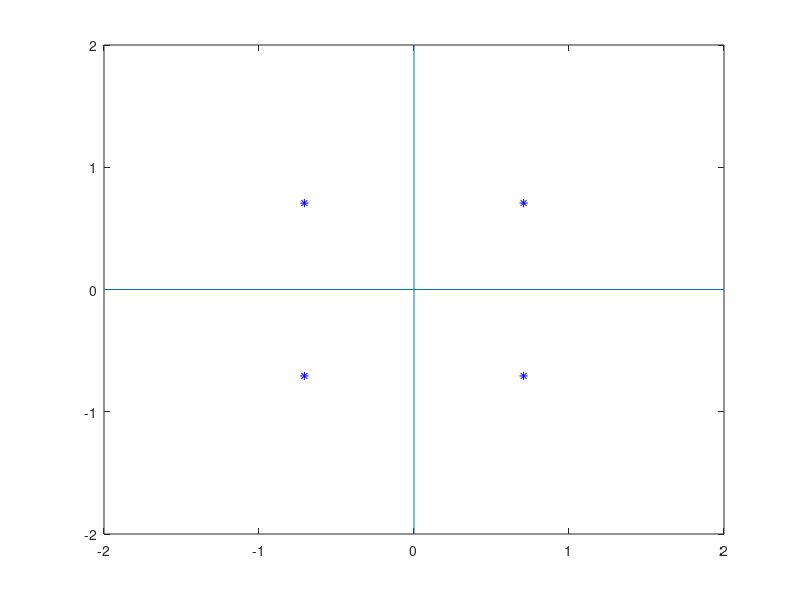
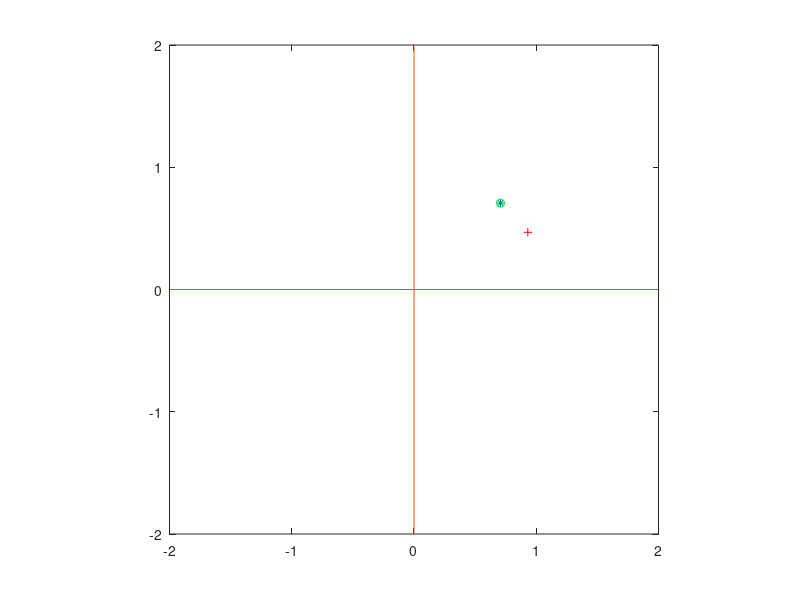

The MATLAB source for these figures, in order:
function lab3
pkg load communications;
close all;
clear all;

SNR_db=5;
SNR =10^ (0.1 * SNR_db);
Es=1;
Eb = Es/2;
N0 = 1/SNR;
sigma2=N0/2;


s1=sqrt(2*Es)/2+j*sqrt(2*Es)/2;
s2=-sqrt(2*Es)/2+j*sqrt(2*Es)/2;
s3=-sqrt(2*Es)/2-j*sqrt(2*Es)/2;
s4=sqrt(2*Es)/2-j*sqrt(2*Es)/2;

figure;
plot(s1,'*b');
hold on;
plot(s2,'*b');
hold on;
plot(s3,'*b');
hold on;
plot(s4,'*b');
line([0 0],[-2 2]) %y=axis
line([-2 2],[0 0]) %x=axis

%%erotima 2.
N=1000;
error_counter = 0;
for i=1:N
  originalsymbol = randi(4);
  if(originalsymbol==1)
      s = s1;
  elseif(originalsymbol==2)
    s = s2;
  elseif(originalsymbol==3)
    s = s3;
  else
    s = s4;
  endif
  %disp([originalsymbol, s]);
%noise
  n=rand*sqrt(sigma2)+j*randn*sqrt(sigma2);
%received symbol
  r=s+n;
%MLD
  if real(r)>=0 && imag(r)>0
    receivedsymbol = 1;
  elseif real(r)<=0 && imag(r)>0
    receivedsymbol = 2;
  elseif real(r)<0 && imag(r)<=0   
    receivedsymbol = 3;
  else
    receivedsymbol = 4;
  endif
%erro check
  if receivedsymbol~=originalsymbol
    error_counter++;
   endif
   %disp([originalsymbol , receivedsymbol]);
endfor
disp('Number of errors: ');
disp(error_counter);

SER=error_counter/N;
disp('Symbol error rate (SER): ');
disp(SER);

if receivedsymbol == 1
  rs =s1;
elseif receivedsymbol == 2
  rs = s2;
elseif receivedsymbol == 3
  rs = s3;
else
  rs = s4;
end

figure;
plot(s, '*');
hold on;
plot(r,'+r');
hold on;
plot(rs,'og');
line([0 0],[-2 2]) %y=axis
line([-2 2],[0 0]) %x=axis
axis square;

%erotima 1
theoretical_SER = 2*qfunc(sqrt(2*Eb/N0)) -(qfunc(sqrt(2*Eb/N0)))^2;
disp("Theoretical symbol rate (SER)")
disp(theoretical_SER);


endfunction
